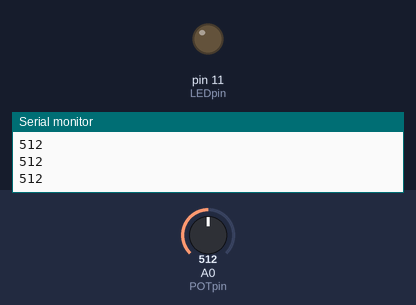
A sketch run on a simulated Arduino Uno, built with avr-gcc and run on an emulated ATmega328P. Parts: output pins drawn as LEDs (lit = HIGH), the last lines printed to the serial monitor. The test bench sets the inputs (shaded band); at power-on: A0 (POTpin) = 512.

Above: at 1.2 s.
1.3 s: A0 (POTpin) set to 716
At 2.4 s:
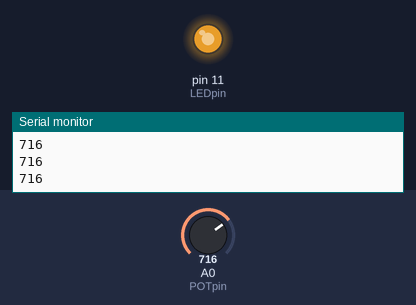
2.8 s: A0 (POTpin) set to 759
At 3.7 s:
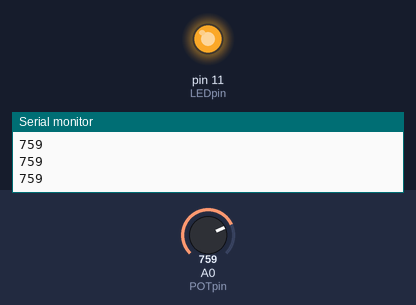
4.3 s: A0 (POTpin) set to 768
At 4.7 s:
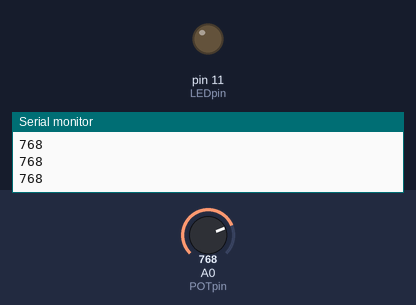
5.8 s: A0 (POTpin) set to 900
At 7.0 s:
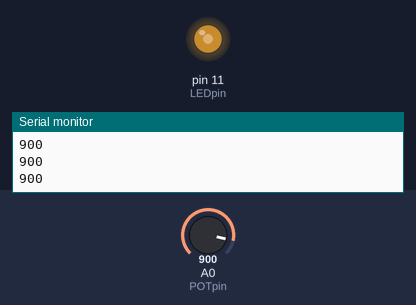
7.3 s: A0 (POTpin) set to 306
At 8.2 s:
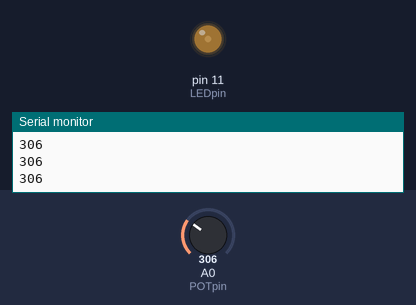
8.8 s: A0 (POTpin) set to 0
At 9.4 s:
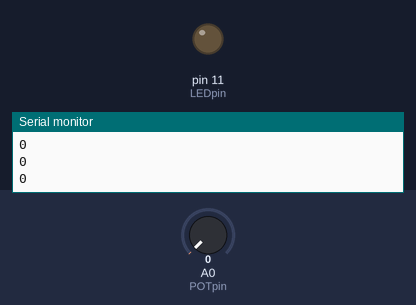
Timing chart, 0 to 11.3 s (numbered marks = the images above; inputs shaded):
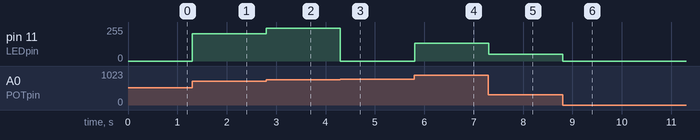

The sketch:

o09_ledPOTanalogWrite.ino
```cpp
const int POTpin = A0;
// analogLED pin can be: 3,5,6,9,10,11
const int LEDpin = 11;
int POTval = 0;

void setup() {
  // put your setup code here, to run once:
  Serial.begin(9600);
  pinMode(LEDpin,OUTPUT);
}

void loop() {
  // put your main code here, to run repeatedly:
  POTval = analogRead(POTpin);
  analogWrite(LEDpin,POTval);
  Serial.println(POTval);
}
```

Measured:
- the behaviour switches between 767 and 768 on A0 (POTpin) (found by bisection; images 2 and 3)
- after the input at 1.3 s, pin 11 (LEDpin): 0/255 → 204/255 at once
- after the input at 2.8 s, pin 11 (LEDpin): 204/255 → 247/255 at once
- after the input at 4.3 s, pin 11 (LEDpin): 247/255 → 0/255 at once
- after the input at 5.8 s, pin 11 (LEDpin): 0/255 → 132/255 at once
- after the input at 7.3 s, pin 11 (LEDpin): 132/255 → 50/255 at once
- after the input at 8.8 s, pin 11 (LEDpin): 50/255 → 0/255 at once
